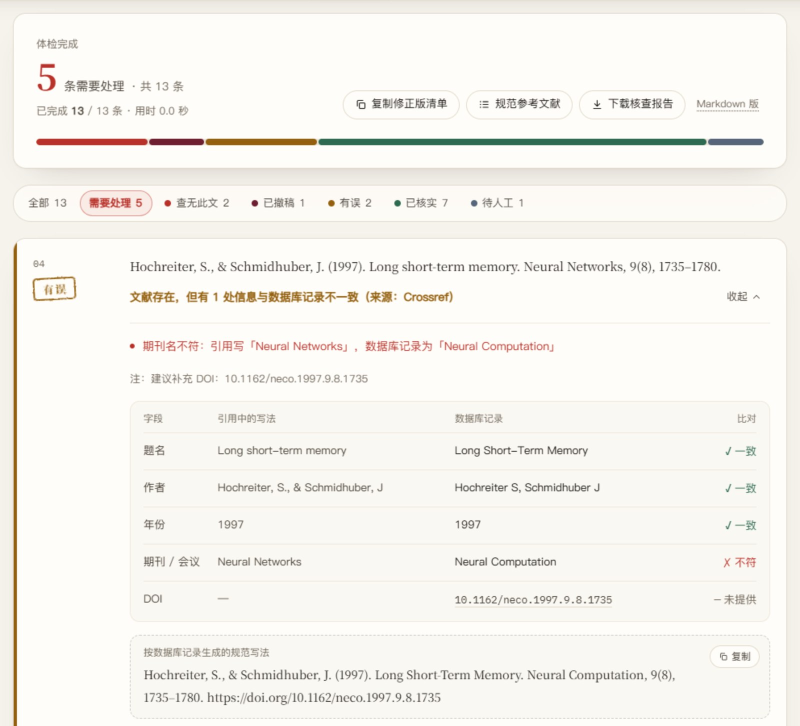
#> input picture docs/competition/media/doc-shots/01-results.jpg, 1600 x 1452 px, given in place of 01-results.png, which was not available (shown at 1/2 size)
$ python prepare.py 01-results.jpg
#> lines starting #> are read from the running program, lines starting #| are printed output that depends on the picture; pictures that were not available may be replaced by others from this repository, and a replacement may not be noted
"""把 capture.py 在魔搭公网截下的界面图整理成技术说明用的 JPG：裁掉过高的部分、缩到 1600 像素宽。
AI 继续查那张只留结论和检索步骤两段，中间的字段比对略去并在图里注明（OpenAlex 登记的作者字段有误，规范写法照搬了它）。

用法：python docs/competition/media/doc-shots/prepare.py <capture.py 的输出目录>
"""
import sys
from pathlib import Path

from PIL import Image, ImageDraw, ImageFont

SRC = Path(sys.argv[1])
OUT = Path(__file__).resolve().parent
WIDTH = 1600
FONT = ImageFont.truetype(r'C:\Windows\Fonts\simsun.ttc', 30)


def save(image, name):
    if image.width > WIDTH:
        image = image.resize((WIDTH, round(image.height * WIDTH / image.width)), Image.LANCZOS)
    image.convert('RGB').save(OUT / name, quality=88, optimize=True)
    print(name, image.size)


def joined(top, bottom, note):
    """上下两段之间留一条带说明的空白，说明略去了中间部分"""
    gap = 64
    canvas = Image.new('RGB', (top.width, top.height + gap + bottom.height), (252, 251, 247))
    canvas.paste(top, (0, 0)); canvas.paste(bottom, (0, top.height + gap))
    draw = ImageDraw.Draw(canvas)
    w = draw.textlength(note, font=FONT)
    draw.text(((top.width - w) / 2, top.height + 16), note, fill=(110, 110, 104), font=FONT)
    return canvas


shot = lambda name: Image.open(SRC / name)
#> further down, results is the input picture: PIL image 1600x1452 RGB; mean R, G, B 245.8, 243.7, 238.3
#| 01-results.jpg (1600, 1452)
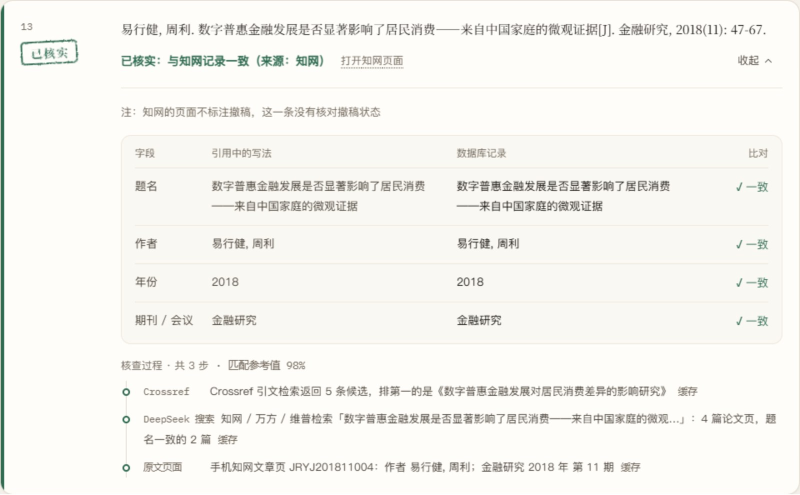
#> input picture docs/competition/media/doc-shots/02-cnki.jpg, 1600 x 990 px, given in place of 02-cnki.png, which was not available (shown at 1/2 size)
#> in save, image is the input picture: PIL image 1600x990 RGB; mean R, G, B 245.3, 244.5, 239.8
#| 02-cnki.jpg (1600, 990)
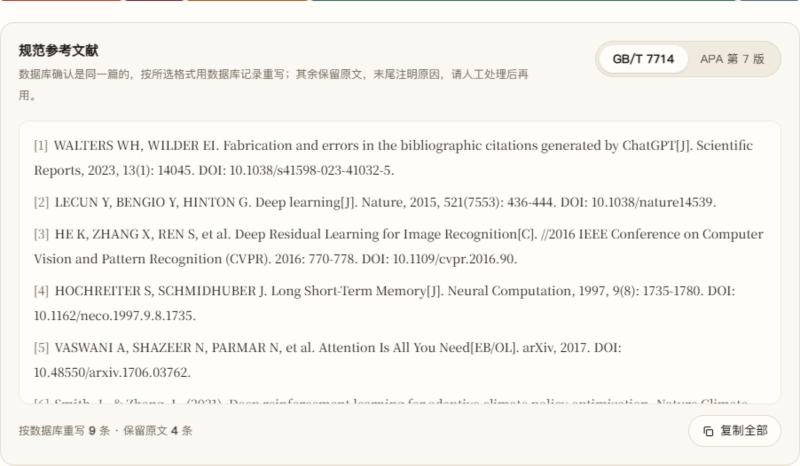
#> input picture docs/competition/media/doc-shots/03-standard.jpg, 1600 x 931 px, given in place of 03-standard.png, which was not available (shown at 1/2 size)
#> in save, image is the input picture: PIL image 1600x931 RGB; mean R, G, B 245, 243.7, 239.1
#| 03-standard.jpg (1600, 931)
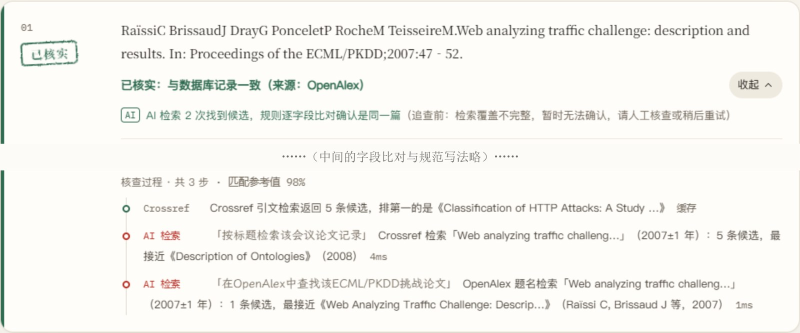
#> input picture docs/competition/media/doc-shots/04-agent.jpg, 1600 x 665 px, given in place of 04-agent.png, which was not available (shown at 1/2 size)
results = shot('01-results.png')
save(results.crop((0, 0, results.width, min(results.height, 1800))), '01-results.jpg')
save(shot('02-cnki.png'), '02-cnki.jpg')
save(shot('03-standard.png'), '03-standard.jpg')
agent = shot('04-agent.png')
#> agent is the input picture: PIL image 1600x665 RGB; mean R, G, B 245.2, 244.5, 240
#> (the run stopped early here; a loop or call above may not have finished)
